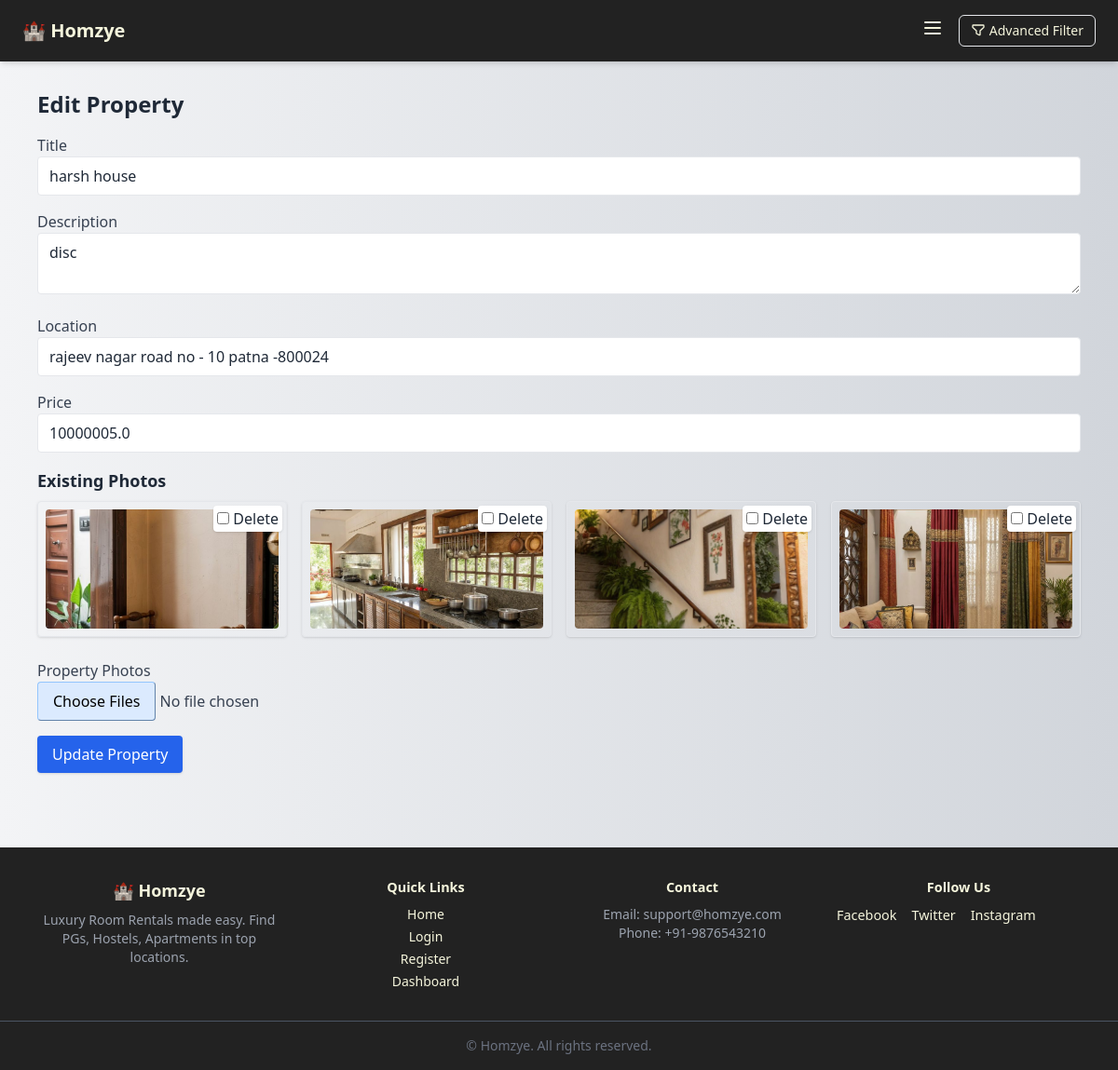
Screenshot of /edit_property/7 (signed in) with the database file from the repository.
### app.py (models this page shows)
class Property(db.Model):
    id = db.Column(db.Integer, primary_key=True)
    title = db.Column(db.String(200), nullable=False)
    description = db.Column(db.Text, nullable=False)
    location = db.Column(db.String(200), nullable=False)
    price = db.Column(db.Float, nullable=False)
    latitude = db.Column(db.Float)
    longitude = db.Column(db.Float)
    photo_filename = db.Column(db.String(128))
    owner_id = db.Column(db.Integer, db.ForeignKey('user.id'), nullable=False)
    created_at = db.Column(db.DateTime, default=datetime.utcnow)
    photos = db.relationship('Photo', back_populates='room', cascade='all, delete-orphan')

class Photo(db.Model):  # ✅ Now defined outside
    id = db.Column(db.Integer, primary_key=True)
    filename = db.Column(db.String(255), nullable=False)
    room_id = db.Column(db.Integer, db.ForeignKey('property.id', name='fk_photo_property_id'), nullable=False)
    room = db.relationship('Property', back_populates='photos')

### app.py (the view, shortened to what this page needs)
@app.route('/edit_property/<int:property_id>', methods=['GET', 'POST'])
@login_required
def edit_property(property_id):
    room = Property.query.get_or_404(property_id)
    if current_user.role not in ['owner', 'admin'] or room.owner_id != current_user.id:
        flash("You are not authorized to edit this property.", "danger")
        return redirect(url_for('dashboard'))
    form = PropertyForm(obj=room)
    return render_template("edit_property.html", form=form, room=room)

### app.py
class PropertyForm(FlaskForm):
    title = StringField('Title', validators=[InputRequired()])
    description = TextAreaField('Description', validators=[InputRequired()])
    location = StringField('Location', validators=[InputRequired()])
    price = FloatField('Price', validators=[InputRequired()])
    latitude = FloatField('Latitude')
    longitude = FloatField('Longitude')
    photos = MultipleFileField('Property Photos', validators=[FileAllowed(['jpg', 'jpeg', 'png'], 'Images only!')])
    submit = SubmitField('Submit')

### app.py (called while the page is built)
@login_manager.user_loader
def load_user(user_id):
    return User.query.get(int(user_id))

### templates/edit_property.html (shortened to what this page needs)
{% extends "base.html" %}
{% block content %}
<h1 class="text-2xl font-bold mb-4">Edit Property</h1>
<form method="POST" enctype="multipart/form-data">
    <div class="mb-4">
        {{ form.title.label(class="block font-medium text-gray-700") }}
        {{ form.title(class_="input w-full border rounded px-3 py-2") }}
    </div>
    <div class="mb-4">
        {{ form.description.label(class="block font-medium text-gray-700") }}
        {{ form.description(class_="input w-full border rounded px-3 py-2") }}
    </div>
    <div class="mb-4">
        {{ form.location.label(class="block font-medium text-gray-700") }}
        {{ form.location(class_="input w-full border rounded px-3 py-2") }}
    </div>
    <div class="mb-4">
        {{ form.price.label(class="block font-medium text-gray-700") }}
        {{ form.price(class_="input w-full border rounded px-3 py-2") }}
    </div>
<h2 class="text-lg font-semibold mb-2">Existing Photos</h2>
<div class="grid grid-cols-2 md:grid-cols-4 gap-4 mb-6">
    {% for photo in room.photos %}
    <div class="relative border p-2 rounded shadow">
        <img src="{{ url_for('static', filename='uploads/' + photo.filename) }}" alt="Photo" class="w-full h-32 object-cover rounded">
        <label class="absolute top-1 right-1 bg-white px-1 py-0.5 rounded shadow">
            <input type="checkbox" name="delete_photos" value="{{ photo.id }}">
            Delete
        </label>
    </div>
    {% endfor %}
</div>
    <div class="mb-4">
        {{ form.photos.label(class="block font-medium text-gray-700") }}
        {{ form.photos(class_="input w-full text-gray-700 file:bg-blue-100 file:py-2 file:px-4 file:border file:rounded file:border-blue-300") }}
    </div>
    <button type="submit" class="bg-blue-600 hover:bg-blue-700 text-white px-4 py-2 rounded shadow">
        Update Property
    </button>
</form>
{% endblock %}

### static/style.css (style rules this page uses)
body { font-family: 'Segoe UI', Tahoma, Geneva, Verdana, sans-serif; background-color: #f8f9fa; color: #212529; line-height: 1.6; margin: 0; padding: 0; }
h1, h2, h3, h4 { font-weight: 600; margin-bottom: 1rem; }

### rows the page displays
Property: title "harsh house", description "disc", location "rajeev nagar road no - 10 patna -800024", price "10000005.0"
Photo: filename (picture)
Photo: filename (picture)
Photo: filename (picture)
Photo: filename (picture)
